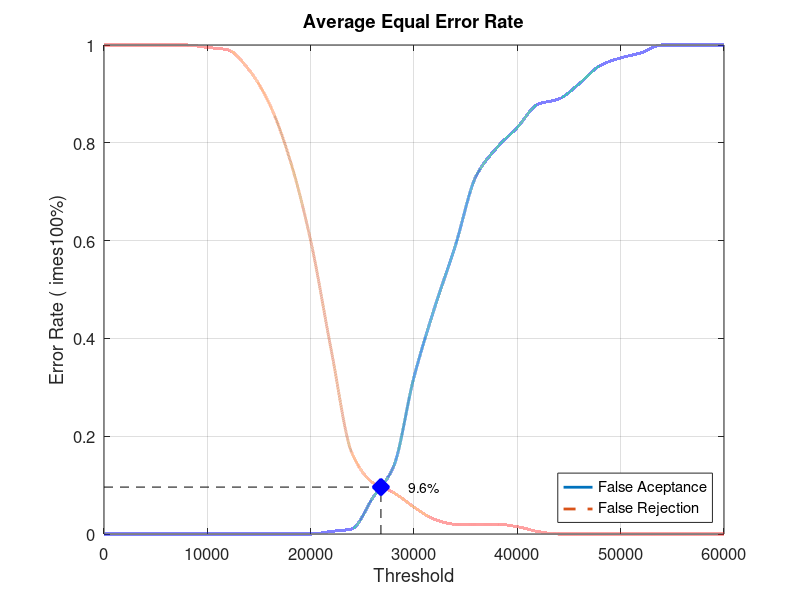
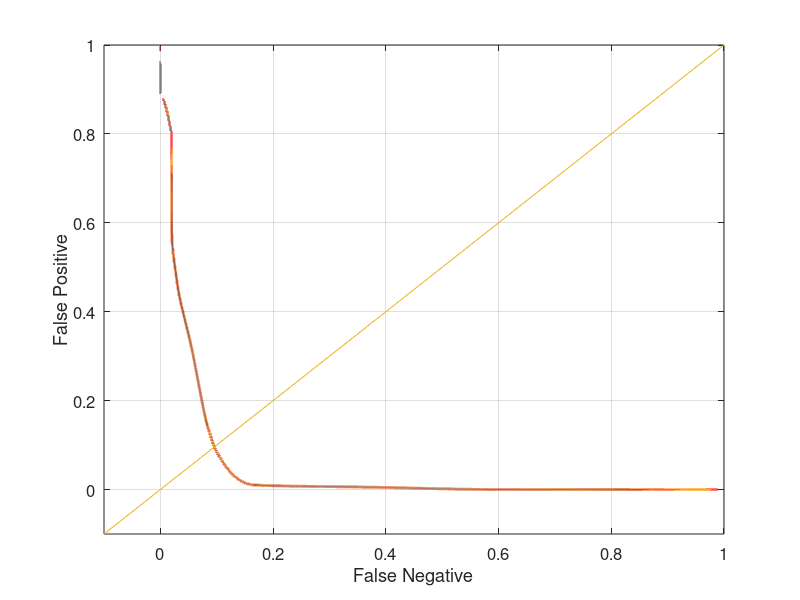

Write MATLAB code to recreate these figures, in order.
close all;
clear;
clc;
x = 0:2000:60000;
xq = 0:0.5:60000;

y0 = [0 0 0 0 0 0 0 0 0 0 0 0.00526316 0.0105263 0.0736842 0.136842 0.321053 0.463158 0.589474 0.731579 0.789474 0.831579 0.878947 0.889474 0.921053 0.957895 0.973684 0.984211 1 1 1 1]
yy0 = interp1(x, y0, xq, 'pchip');
y1 = [1 1 1 1 1 0.995 0.99 0.95 0.88 0.765 0.6 0.375 0.165 0.105 0.085 0.055 0.03 0.02 0.02 0.02 0.015 0.005 0 0 0 0 0 0 0 0 0]
yy1 = interp1(x, y1, xq, 'pchip');

% Calculating EER: 
y2 = abs(y0 - y1);
find(y2 == min(y2))
yy2 = abs(yy0 - yy1);
xEER = find(yy2 == min(yy2));
xEERIndex = xq(xEER) % X-axis EER
yEER = yy0(xEER) % Y-axis EER

main = figure
plot(xq, yy0,'-','LineWidth', 2);	hold on
plot(xq, yy1,'--','LineWidth', 2);	hold on
plot([xEERIndex xEERIndex], [0 yEER], 'k--');	hold on
plot([0 xEERIndex], [yEER yEER], 'k--');	hold on
plot(xEERIndex, yEER, 'bx', 'LineWidth', 10);	hold on
text(xEERIndex + 10 * xEERIndex / 100, yEER, [num2str(round((10000 * yEER)) / 100) '%'])
legend('False Aceptance', 'False Rejection', 'Location', 'SouthEast')
xlabel('Threshold')
ylabel('Error Rate (	imes100%)')
title('Average Equal Error Rate')
set(gca, 'FontSize', 12)
axis([0 60000 0 1])
grid on

print(main, 'Database3_4Main', '-dpng');
FNRxFPR = figure('Color', [1 1 1]);
plot(yy1, yy0, '-', yy1, yy0, 'LineWidth', 2);
hold on
y = -0.1:0.1:1
plot(y, y); 
set(gca, 'FontSize', 12)
xlabel('False Negative')
ylabel('False Positive')
axis([-0.1 1 -0.1 1])
set(gca, 'FontSize', 12)
grid on

print(FNRxFPR, 'Database3_4FNRxFPR','-dpng');
